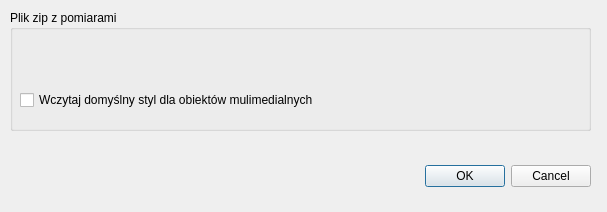
<?xml version="1.0" encoding="UTF-8"?>
<ui version="4.0">
 <class>mLasMediaDialogBase</class>
 <widget class="QDialog" name="mLasMediaDialogBase">
  <property name="geometry">
   <rect>
    <x>0</x>
    <y>0</y>
    <width>607</width>
    <height>212</height>
   </rect>
  </property>
  <property name="windowTitle">
   <string>mLasMedia</string>
  </property>
  <widget class="QDialogButtonBox" name="button_box">
   <property name="geometry">
    <rect>
     <x>370</x>
     <y>160</y>
     <width>221</width>
     <height>32</height>
    </rect>
   </property>
   <property name="orientation">
    <enum>Qt::Horizontal</enum>
   </property>
   <property name="standardButtons">
    <set>QDialogButtonBox::Cancel|QDialogButtonBox::Ok</set>
   </property>
  </widget>
  <widget class="QGroupBox" name="groupBox">
   <property name="geometry">
    <rect>
     <x>10</x>
     <y>10</y>
     <width>581</width>
     <height>121</height>
    </rect>
   </property>
   <property name="title">
    <string>Plik zip z pomiarami</string>
   </property>
   <widget class="QgsFileWidget" name="fwZipFile">
    <property name="geometry">
     <rect>
      <x>10</x>
      <y>40</y>
      <width>551</width>
      <height>31</height>
     </rect>
    </property>
    <property name="filter">
     <string>Pliki zip (*.zip)</string>
    </property>
   </widget>
   <widget class="QCheckBox" name="cbDefaultStyle">
    <property name="geometry">
     <rect>
      <x>10</x>
      <y>80</y>
      <width>551</width>
      <height>20</height>
     </rect>
    </property>
    <property name="text">
     <string>Wczytaj domyślny styl dla obiektów mulimedialnych</string>
    </property>
   </widget>
  </widget>
 </widget>
 <customwidgets>
  <customwidget>
   <class>QgsFileWidget</class>
   <extends>QWidget</extends>
   <header>qgsfilewidget.h</header>
  </customwidget>
 </customwidgets>
 <resources/>
 <connections>
  <connection>
   <sender>button_box</sender>
   <signal>accepted()</signal>
   <receiver>mLasMediaDialogBase</receiver>
   <slot>accept()</slot>
   <hints>
    <hint type="sourcelabel">
     <x>20</x>
     <y>20</y>
    </hint>
    <hint type="destinationlabel">
     <x>20</x>
     <y>20</y>
    </hint>
   </hints>
  </connection>
  <connection>
   <sender>button_box</sender>
   <signal>rejected()</signal>
   <receiver>mLasMediaDialogBase</receiver>
   <slot>reject()</slot>
   <hints>
    <hint type="sourcelabel">
     <x>20</x>
     <y>20</y>
    </hint>
    <hint type="destinationlabel">
     <x>20</x>
     <y>20</y>
    </hint>
   </hints>
  </connection>
 </connections>
</ui>
